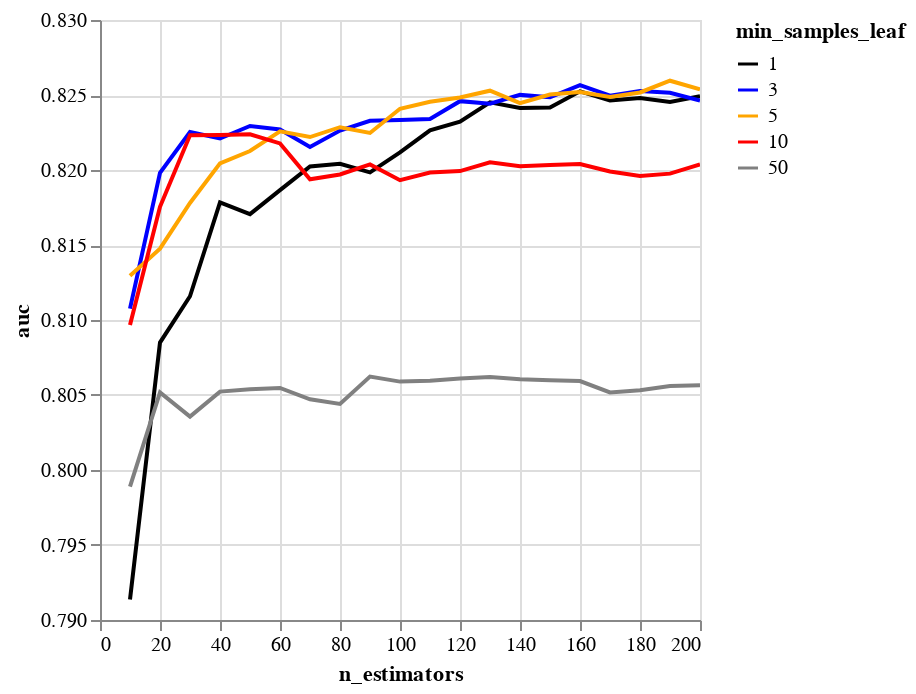

Write notebook code for a chart like this one.
### Code cell
color_scale = alt.Scale(
    domain=[1, 3, 5, 10, 50], range=["black", "blue", "orange", "red", "gray"]
)
df_scores.plot.line(
    x="n_estimators:Q",
    y="auc:Q",
    color=alt.Color("min_samples_leaf:O", scale=color_scale),
).configure_scale(zero=False)

### Figure 1 — Vega-Lite specification as saved in the notebook (floating-point values rounded to 4 significant figures)
{"config": {"view": {"continuousWidth": 300, "continuousHeight": 300}, "scale": {"zero": false}}, "data": {"name": "data-c191cc4df0fd319dd90118f8f84b49a0"}, "mark": {"type": "line", "tooltip": true}, "encoding": {"color": {"field": "min_samples_leaf", "scale": {"domain": [1, 3, 5, 10, 50], "range": ["black", "blue", "orange", "red", "gray"]}, "type": "ordinal"}, "x": {"field": "n_estimators", "type": "quantitative"}, "y": {"field": "auc", "type": "quantitative"}}, "params": [{"name": "param_3", "select": {"type": "interval", "encodings": ["x", "y"]}, "bind": "scales"}], "$schema": "https://vega.github.io/schema/vega-lite/v5.20.1.json", "datasets": {"data-c191cc4df0fd319dd90118f8f84b49a0": [{"min_samples_leaf": 1, "n_estimators": 10, "auc": 0.7914}, {"min_samples_leaf": 1, "n_estimators": 20, "auc": 0.8085}, {"min_samples_leaf": 1, "n_estimators": 30, "auc": 0.8116}, {"min_samples_leaf": 1, "n_estimators": 40, "auc": 0.8178}, {"min_samples_leaf": 1, "n_estimators": 50, "auc": 0.8171}, {"min_samples_leaf": 1, "n_estimators": 60, "auc": 0.8187}, {"min_samples_leaf": 1, "n_estimators": 70, "auc": 0.8202}, {"min_samples_leaf": 1, "n_estimators": 80, "auc": 0.8204}, {"min_samples_leaf": 1, "n_estimators": 90, "auc": 0.8198}, {"min_samples_leaf": 1, "n_estimators": 100, "auc": 0.8212}, {"min_samples_leaf": 1, "n_estimators": 110, "auc": 0.8226}, {"min_samples_leaf": 1, "n_estimators": 120, "auc": 0.8232}, {"min_samples_leaf": 1, "n_estimators": 130, "auc": 0.8245}, {"min_samples_leaf": 1, "n_estimators": 140, "auc": 0.8241}, {"min_samples_leaf": 1, "n_estimators": 150, "auc": 0.8242}, {"min_samples_leaf": 1, "n_estimators": 160, "auc": 0.8252}, {"min_samples_leaf": 1, "n_estimators": 170, "auc": 0.8246}, {"min_samples_leaf": 1, "n_estimators": 180, "auc": 0.8248}, {"min_samples_leaf": 1, "n_estimators": 190, "auc": 0.8245}, {"min_samples_leaf": 1, "n_estimators": 200, "auc": 0.8249}, {"min_samples_leaf": 3, "n_estimators": 10, "auc": 0.8108}, {"min_samples_leaf": 3, "n_estimators": 20, "auc": 0.8198}, {"min_samples_leaf": 3, "n_estimators": 30, "auc": 0.8225}, {"min_samples_leaf": 3, "n_estimators": 40, "auc": 0.8221}, {"min_samples_leaf": 3, "n_estimators": 50, "auc": 0.8229}, {"min_samples_leaf": 3, "n_estimators": 60, "auc": 0.8227}, {"min_samples_leaf": 3, "n_estimators": 70, "auc": 0.8215}, {"min_samples_leaf": 3, "n_estimators": 80, "auc": 0.8226}, {"min_samples_leaf": 3, "n_estimators": 90, "auc": 0.8233}, {"min_samples_leaf": 3, "n_estimators": 100, "auc": 0.8233}, {"min_samples_leaf": 3, "n_estimators": 110, "auc": 0.8234}, {"min_samples_leaf": 3, "n_estimators": 120, "auc": 0.8246}, {"min_samples_leaf": 3, "n_estimators": 130, "auc": 0.8244}, {"min_samples_leaf": 3, "n_estimators": 140, "auc": 0.825}, {"min_samples_leaf": 3, "n_estimators": 150, "auc": 0.8248}, {"min_samples_leaf": 3, "n_estimators": 160, "auc": 0.8257}, {"min_samples_leaf": 3, "n_estimators": 170, "auc": 0.825}, {"min_samples_leaf": 3, "n_estimators": 180, "auc": 0.8253}, {"min_samples_leaf": 3, "n_estimators": 190, "auc": 0.8251}, {"min_samples_leaf": 3, "n_estimators": 200, "auc": 0.8246}, {"min_samples_leaf": 5, "n_estimators": 10, "auc": 0.8129}, {"min_samples_leaf": 5, "n_estimators": 20, "auc": 0.8148}, {"min_samples_leaf": 5, "n_estimators": 30, "auc": 0.8178}, {"min_samples_leaf": 5, "n_estimators": 40, "auc": 0.8204}, {"min_samples_leaf": 5, "n_estimators": 50, "auc": 0.8213}, {"min_samples_leaf": 5, "n_estimators": 60, "auc": 0.8226}, {"min_samples_leaf": 5, "n_estimators": 70, "auc": 0.8222}, {"min_samples_leaf": 5, "n_estimators": 80, "auc": 0.8229}, {"min_samples_leaf": 5, "n_estimators": 90, "auc": 0.8225}, {"min_samples_leaf": 5, "n_estimators": 100, "auc": 0.8241}, {"min_samples_leaf": 5, "n_estimators": 110, "auc": 0.8245}, {"min_samples_leaf": 5, "n_estimators": 120, "auc": 0.8248}, {"min_samples_leaf": 5, "n_estimators": 130, "auc": 0.8253}, {"min_samples_leaf": 5, "n_estimators": 140, "auc": 0.8245}, {"min_samples_leaf": 5, "n_estimators": 150, "auc": 0.825}, {"min_samples_leaf": 5, "n_estimators": 160, "auc": 0.8252}, {"min_samples_leaf": 5, "n_estimators": 170, "auc": 0.8249}, {"min_samples_leaf": 5, "n_estimators": 180, "auc": 0.8252}, {"min_samples_leaf": 5, "n_estimators": 190, "auc": 0.826}, {"min_samples_leaf": 5, "n_estimators": 200, "auc": 0.8254}, {"min_samples_leaf": 10, "n_estimators": 10, "auc": 0.8097}, {"min_samples_leaf": 10, "n_estimators": 20, "auc": 0.8175}, {"min_samples_leaf": 10, "n_estimators": 30, "auc": 0.8223}, {"min_samples_leaf": 10, "n_estimators": 40, "auc": 0.8223}, {"min_samples_leaf": 10, "n_estimators": 50, "auc": 0.8224}, {"min_samples_leaf": 10, "n_estimators": 60, "auc": 0.8218}, {"min_samples_leaf": 10, "n_estimators": 70, "auc": 0.8194}, {"min_samples_leaf": 10, "n_estimators": 80, "auc": 0.8197}, {"min_samples_leaf": 10, "n_estimators": 90, "auc": 0.8204}, {"min_samples_leaf": 10, "n_estimators": 100, "auc": 0.8193}, {"min_samples_leaf": 10, "n_estimators": 110, "auc": 0.8198}, {"min_samples_leaf": 10, "n_estimators": 120, "auc": 0.8199}, {"min_samples_leaf": 10, "n_estimators": 130, "auc": 0.8205}, {"min_samples_leaf": 10, "n_estimators": 140, "auc": 0.8202}, {"min_samples_leaf": 10, "n_estimators": 150, "auc": 0.8203}, {"min_samples_leaf": 10, "n_estimators": 160, "auc": 0.8204}, {"min_samples_leaf": 10, "n_estimators": 170, "auc": 0.8199}, {"min_samples_leaf": 10, "n_estimators": 180, "auc": 0.8196}, {"min_samples_leaf": 10, "n_estimators": 190, "auc": 0.8198}, {"min_samples_leaf": 10, "n_estimators": 200, "auc": 0.8204}, {"min_samples_leaf": 50, "n_estimators": 10, "auc": 0.7989}, {"min_samples_leaf": 50, "n_estimators": 20, "auc": 0.8052}, {"min_samples_leaf": 50, "n_estimators": 30, "auc": 0.8036}, {"min_samples_leaf": 50, "n_estimators": 40, "auc": 0.8052}, {"min_samples_leaf": 50, "n_estimators": 50, "auc": 0.8054}, {"min_samples_leaf": 50, "n_estimators": 60, "auc": 0.8055}, {"min_samples_leaf": 50, "n_estimators": 70, "auc": 0.8047}, {"min_samples_leaf": 50, "n_estimators": 80, "auc": 0.8044}, {"min_samples_leaf": 50, "n_estimators": 90, "auc": 0.8062}, {"min_samples_leaf": 50, "n_estimators": 100, "auc": 0.8059}, {"min_samples_leaf": 50, "n_estimators": 110, "auc": 0.8059}, {"min_samples_leaf": 50, "n_estimators": 120, "auc": 0.8061}, {"min_samples_leaf": 50, "n_estimators": 130, "auc": 0.8062}, {"min_samples_leaf": 50, "n_estimators": 140, "auc": 0.806}, {"min_samples_leaf": 50, "n_estimators": 150, "auc": 0.806}, {"min_samples_leaf": 50, "n_estimators": 160, "auc": 0.8059}, {"min_samples_leaf": 50, "n_estimators": 170, "auc": 0.8052}, {"min_samples_leaf": 50, "n_estimators": 180, "auc": 0.8053}, {"min_samples_leaf": 50, "n_estimators": 190, "auc": 0.8056}, {"min_samples_leaf": 50, "n_estimators": 200, "auc": 0.8056}]}}
